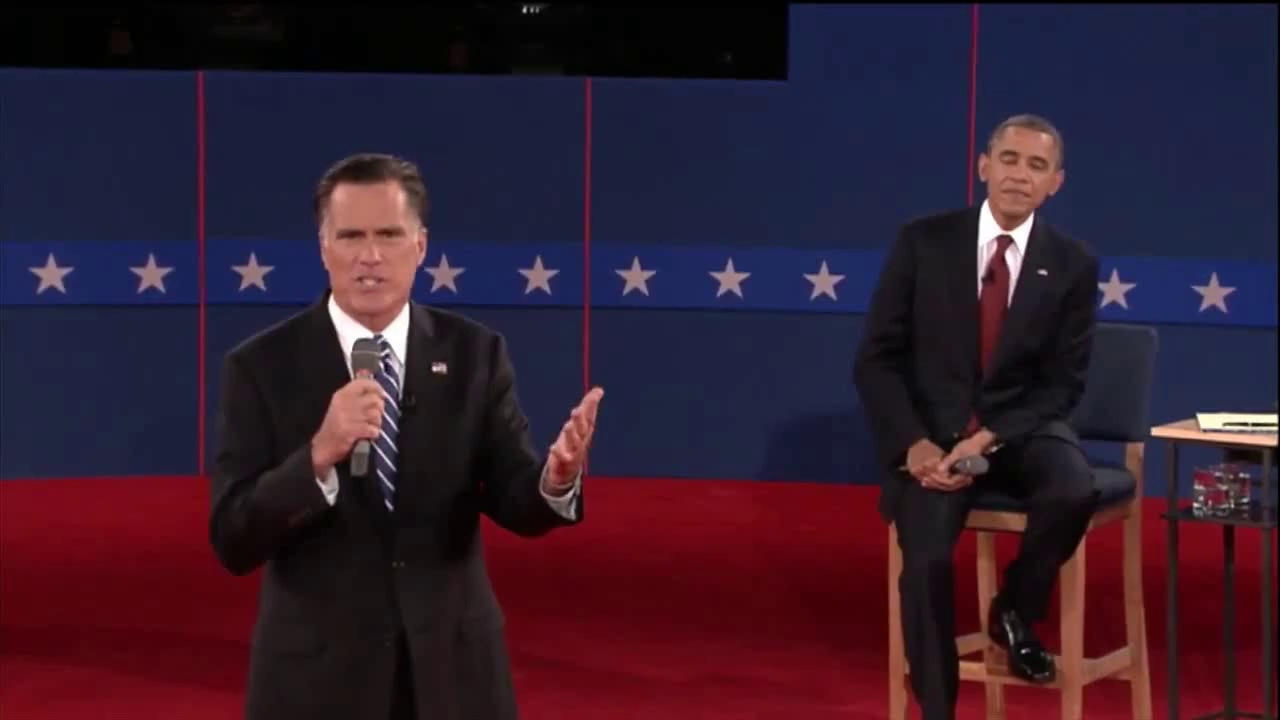
#> input picture Vision.Server/wwwroot/images/pres_debate/000.jpg, 1280 x 720 px, found by its file name; its folder holds only this picture in this run
$ python main.py
#> lines starting #> are read from the running program, lines starting #| are printed output that depends on the picture
import os
import cv2
import numpy as np
import time


def fun():
    return 'hi'

class Rectangle:
    def __init__(self, x, y, w, h):
        self.x = x
        self.y = y
        self.w = w
        self.h = h


class ParticleFilter(object):
    """A particle filter tracker.

    Encapsulating state, initialization and update methods. Refer to
    the method run_particle_filter( ) in experiment.py to understand
    how this class and methods work.
    """

    def __init__(self, num_particles, sigma_exp, sigma_dyn, template_rect):
        """Initializes the particle filter object.

        The main components of your particle filter should at least be:
        - self.particles (numpy.array): Here you will store your particles.
                                        This should be a N x 2 array where
                                        N = self.num_particles. This component
                                        is used by the autograder so make sure
                                        you define it appropriately.
                                        Make sure you use (x, y)
        - self.weights (numpy.array): Array of N weights, one for each
                                      particle.
                                      Hint: initialize them with a uniform
                                      normalized distribution (equal weight for
                                      each one). Required by the autograder.
        - self.template (numpy.array): Cropped section of the first video
                                       frame that will be used as the template
                                       to track.

        Args:
            frame (numpy.array): color BGR uint8 image of initial video frame,
                                 values in [0, 255].
            template (numpy.array): color BGR uint8 image of patch to track,
                                    values in [0, 255].
            kwargs: keyword arguments needed by particle filter model:
                    - num_particles (int): number of particles.
                    - sigma_exp (float): sigma value used in the similarity
                                         measure.
                    - sigma_dyn (float): sigma value that can be used when
                                         adding gaussian noise to u and v.
                    - template_rect (dict): Template coordinates with x, y,
                                            width, and height values.
        """
        self.num_particles = num_particles  # required by the autograder
        self.sigma_exp = sigma_exp  # required by the autograder
        self.sigma_dyn = sigma_dyn  # required by the autograder
        self.template_rect = template_rect  # required by the autograder
        self.particles = self.createInitialParticles(num_particles, template_rect)
        self.weights = np.ones(shape = (self.num_particles)) / self.num_particles
        self.totalError = 0
        self.iteration = 0
        self.DefaultSimilarity = 1e-16
        self.set_template(None)


    def createInitialParticles(self, num_particles, template_rect):
        particles = np.zeros(shape=(num_particles, 2), dtype=int)
        x = template_rect.x
        y = template_rect.y
        w = template_rect.w
        h = template_rect.h

        particles[:,0] = int(x + (w//2))
        particles[:,1] = int(y + (h//2))

        return particles

    def set_template(self, template):
        self.template = template

    def get_template(self):
        return self.template

    def set_iteration(self, iteration):
        self.iteration = iteration

    def get_particles(self):
        """Returns the current particles state.

        This method is used by the autograder. Do not modify this function.

        Returns:
            numpy.array: particles data structure.
        """
        return self.particles

    def set_particles(self, particles):
        self.particles = particles

    def get_weights(self):
        """Returns the current particle filter's weights.

        This method is used by the autograder. Do not modify this function.

        Returns:
            numpy.array: weights data structure.
        """
        return self.weights

    def set_weights(self, weights):
        self.weights = weights

    def get_error_metric(self, template, frame_cutout):
        """Returns the error metric used based on the similarity measure.

        Returns:
            float: similarity value.
        """
        try:
            dif = template.astype(np.float64) - frame_cutout.astype(np.float64)
            power = dif**2

            mse =(1 / template.size) * np.sum(power)
            # return np.exp((-1 * mse) / (2 * (self.sigma_exp ** 2) * mse))
            return np.exp((-1 * mse) / (2 * (self.sigma_exp ** 2)))
        except:
            return self.DefaultSimilarity

    def resample_particles(self):
        """Returns a new set of particles

        This method does not alter self.particles.

        Use self.num_particles and self.weights to return an array of
        resampled particles based on their weights.

        See np.random.choice or np.random.multinomial.

        Returns:
            numpy.array: particles data structure.
        """
        particles = self.particles.copy()
        px = particles[:, 0]
        py = particles[:, 1]
        px = np.random.choice(px, self.num_particles, True, self.weights)
        py = np.random.choice(py, self.num_particles, True, self.weights)

        particles[:, 0] = px
        particles[:, 1] = py
        return particles

    def getStartAndEndIndices(self, p, img, template):

        height = template.shape[0]
        width = template.shape[1]

        halfWidth = width // 2
        halfHeight = height // 2

        px = int(p[0])
        py = int(p[1])

        startHeight = py - halfHeight
        if startHeight < 0:
            startHeight = 0
        if startHeight + height > img.shape[0]:
            startHeight = img.shape[0] - height
        endHeight = startHeight + height

        startWidth = px - halfWidth
        if startWidth < 0:
            startWidth = 0
        if startWidth + width > img.shape[1]:
            startWidth = img.shape[1] - width
        endWidth = startWidth + width
        return startHeight, endHeight, startWidth, endWidth

    def get_predicted_center(self):
        particles = self.get_particles()
        weights = self.get_weights()

        u_weighted_mean = 0
        v_weighted_mean = 0
        for i in range(self.num_particles):
            u_weighted_mean += particles[i, 0] * weights[i]
            v_weighted_mean += particles[i, 1] * weights[i]

        return [u_weighted_mean, v_weighted_mean]


    def logNoise(self, noise):
        print('Noise {0}'.format(noise.sum()))
        return

    def logIteration(self):
        print('')
        print('Iteration {0}' .format(self.iteration))
        return

    def logTime(self, start, end):
        # print('Time taken : {0}', end - start)
        return

    def logTotalError(self, totalError):
        print('Total Error : {0}', totalError)
        return

    def logPredictedCenter(self):
        print('predicted center {0}' .format(self.get_predicted_center()))
        return

    def logBestParticleIndices(self, startY, endY, startX, endX):
        print('Best Particle Indices {0} {1} {2} {3}' .format(startY, endY, startX, endX))
        return

    def logTemplateDiff(self, diff):
        print('Template Diff {0}' .format(diff))
        return

    def process(self, frame):
        """Processes a video frame (image) and updates the filter's state.

        Implement the particle filter in this method returning None
        (do not include a return call). This function should update the
        particles and weights data structures.

        Make sure your particle filter is able to cover the entire area of the
        image. This means you should address particles that are close to the
        image borders.

        Args:
            frame (numpy.array): color BGR uint8 image of current video frame,
                                 values in [0, 255].

        Returns:
            None.
        """

        # show(self.template)
        # show(frame)

        self.set_iteration(self.iteration + 1)
        self.activeFrame = frame

        if self.iteration > 0:
            processNoise = np.random.normal(0, self.sigma_dyn, self.particles.shape).astype(np.int32)
            self.particles = self.particles + processNoise


        imgGray = cv2.cvtColor(frame, cv2.COLOR_BGR2GRAY)
        template = self.get_template()
        template = cv2.cvtColor(template, cv2.COLOR_BGR2GRAY)


        self.totalError = 0
        i = 0
        start = time.time()
        for i in range(self.particles.shape[0]):
            if i == 40:
                b = 3
            p = self.particles[i]
            startHeight, endHeight, startWidth, endWidth = self.getStartAndEndIndices(p, imgGray, template)
            f = imgGray[startHeight:endHeight, startWidth:endWidth]

            err = self.get_error_metric(template, f)

            print('{0}:{1}, {2}:{3}'.format(startHeight, endHeight, startWidth, endWidth))
            print("Error {0}".format(err))

            cv2.imshow("frame", f)
            cv2.waitKey(1)

            self.weights[i] = err
            self.totalError += err
            print('Total error {0}'.format(self.totalError))


        end = time.time()

        self.logIteration()
        print('Particles sum: {0}'.format( self.particles.sum()))
        print('Weights sum: {0}'.format( self.weights.sum()))
        print('Template sum: {0}'.format( template.sum()))


        self.logNoise(processNoise)
        self.logTime(start, end)
        self.logTotalError(self.totalError)

        if self.totalError == 0:
            self.weights = np.ones(shape=(self.num_particles)) / self.num_particles
        else:
            self.weights = self.weights / self.totalError

        self.particles = self.resample_particles()

        self.logPredictedCenter()
        a = 4

    def render(self, frame_in):
        """Visualizes current particle filter state.

        This method may not be called for all frames, so don't do any model
        updates here!

        These steps will calculate the weighted mean. The resulting values
        should represent the tracking window center point.

        In order to visualize the tracker's behavior you will need to overlay
        each successive frame with the following elements:

        - Every particle's (x, y) location in the distribution should be
          plotted by drawing a colored dot point on the image. Remember that
          this should be the center of the window, not the corner.
        - Draw the rectangle of the tracking window associated with the
          Bayesian estimate for the current location which is simply the
          weighted mean of the (x, y) of the particles.
        - Finally we need to get some sense of the standard deviation or
          spread of the distribution. First, find the distance of every
          particle to the weighted mean. Next, take the weighted sum of these
          distances and plot a circle centered at the weighted mean with this
          radius.

        This function should work for all particle filters in this problem set.

        Args:
            frame_in (numpy.array): copy of frame to render the state of the
                                    particle filter.
        """

        tHeight = self.template.shape[0] // 2
        tWidth = self.template.shape[1] // 2

        x_weighted_mean = 0
        y_weighted_mean = 0
        for i in range(self.num_particles):
            x = self.particles[i, 0]
            y = self.particles[i, 1]
            x_weighted_mean += x * self.weights[i]
            y_weighted_mean += y * self.weights[i]

            cv2.circle(frame_in, (x , y ), 2, [0, 0, 255], -1)

        point1 = (int(x_weighted_mean) - tWidth, int(y_weighted_mean) - tHeight)
        point2 = (int(x_weighted_mean) + tWidth, int(y_weighted_mean) + tHeight)
        cv2.rectangle(frame_in, point1, point2,[0, 255, 0])

        distance = 0
        for i in range(self.num_particles):
            p = self.particles[i]
            dist = np.linalg.norm(p - (x_weighted_mean, y_weighted_mean))
            distance += dist * self.weights[i]
        cv2.circle(frame_in, (int(x_weighted_mean), int(y_weighted_mean)), int(distance), [0, 255, 0])


class AppearanceModelPF(ParticleFilter):
    """A variation of particle filter tracker."""

    def __init__(self, num_particles, sigma_exp, sigma_dyn, template_rect, alpha):
        """Initializes the appearance model particle filter.

        The documentation for this class is the same as the ParticleFilter
        above. There is one element that is added called alpha which is
        explained in the problem set documentation. By calling super(...) all
        the elements used in ParticleFilter will be inherited so you do not
        have to declare them again.
        """
        super(AppearanceModelPF, self).__init__(num_particles, sigma_exp, sigma_dyn, template_rect)
        self.alpha = alpha

    def getBestParticleIndices(self, frame):
        bestWeight = np.argwhere(self.weights == self.weights.max())[0]
        bestParticle = self.particles[bestWeight]
        x = bestParticle[0, 0]
        y = bestParticle[0, 1]
        return self.getStartAndEndIndices(bestParticle[0], frame, self.template)

    # [35 lines left out: function getWeightedMeanIndices, not called in this run]

    def update(self, frame):

        height = self.template.shape[0]
        width = self.template.shape[1]
        dim = (width, height)


        startY, endY, startX, endX = self.getBestParticleIndices(frame)

        self.logBestParticleIndices(startY, endY, startX, endX)
        # startY, endY, startX, endX = self.getWeightedMeanIndices(frame)

        newTemplate = frame[startY:endY, startX:endX]
        newTemplate = cv2.resize(newTemplate, dim, interpolation=cv2.INTER_CUBIC)

        newTemplate = self.alpha * newTemplate + (1.-self.alpha) * self.template
        newTemplate = newTemplate.astype(np.uint8)

        self.set_template(newTemplate)

        # self._set_template( self.template.astype(np.uint8) )

    def process(self, frame, iteration):
        """Processes a video frame (image) and updates the filter's state.

        This process is also inherited from ParticleFilter. Depending on your
        implementation, you may comment out this function and use helper
        methods that implement the "Appearance Model" procedure.

        Args:
            frame (numpy.array): color BGR uint8 image of current video frame, values in [0, 255].

        Returns:
            None.
        """

        # this script can be called from the run function (python) in which it carries some state
        # or from an outside agent where the filter has no state
        if iteration:
            self.set_iteration(iteration)

        ParticleFilter.process(self, frame)

        if self.iteration % 1 == 0:
            self.update(frame)
            # if self.totalError > .05:
            #     self.update(frame)


class ImageProcessor(object):

    def __init__(self):
        np.random.seed(42)  #DO NOT CHANGE THIS SEED VALUE
        self.frame_out = None
        self.template = None


    def createFilter(self, filterName, template_rect, num_particles, sigma_mse, sigma_dyn, alpha):
        if filterName == 'ParticleFilter':
            filter = ParticleFilter(num_particles, sigma_mse, sigma_dyn, template_rect)
        elif filterName == 'AppearanceModel':
            filter = AppearanceModelPF(num_particles, sigma_mse, sigma_dyn, template_rect, alpha)
        return filter

    def process(self, filter, template_rect, imagePath, showCv2, startingTemplate, iteration, particles, weights):
        frame = cv2.imread(imagePath)

        # Extract template and initialize (one-time only)
        if startingTemplate is None:
            # print('template is being initialized!!!!!!!!!!!!!!!!!!!!!!!!!!!!!!!!!!!!!!!!!!!!!!!!!!!!!!!!!!!!!!!!!!')
            self.template = frame[template_rect.y : template_rect.y + template_rect.h,
                                template_rect.x : template_rect.x + template_rect.w]
        else:
            self.template = startingTemplate

        cv2.imshow('Tracking2', self.template)
        cv2.waitKey(1)

        filter.set_template(self.template)

        if np.any(particles):
            filter.set_particles(particles)

        if np.any(weights):
            filter.set_weights(weights)

        # Process frame
        filter.process(frame, iteration)

        self.template = filter.get_template()

        self.frame_out = frame.copy()

        filter.render(self.frame_out)

        if showCv2:
            cv2.imshow('Tracking', self.frame_out)
            cv2.waitKey(1)

    def getFrame(self):
        return self.frame_out

    def getTemplate(self):
	    return self.template


def run():
    np.random.seed(42)  #DO NOT CHANGE THIS SEED VALUE
    # template_rect = {'x': 538, 'y': 377, 'w': 73, 'h': 117}

    template_rect = Rectangle(538, 377, 73, 117)

    num_particles = 400  # Define the number of particles
    sigma_mse = 3  # Define the value of sigma for the measurement exponential equation
    sigma_dyn = 17  # Define the value of sigma for the particles movement (dynamics)
    alpha = .12  # Set a value for alpha

    imageFolder = 'G:\\t\\source\\repos\\evilChipmunk\\BlazorVision\\ConsoleTest\\images\\pres_debate'
    imgs_list = [f for f in os.listdir(imageFolder)
                 if f[0] != '.' and f.endswith('.jpg')]
    imgs_list.sort()
    i = 0

    imageProcessor = ImageProcessor()

    particles = None
    weights = None
    template = None
    filter = imageProcessor.createFilter('AppearanceModel', template_rect, num_particles, sigma_mse, sigma_dyn, alpha)
    for imgName in imgs_list:
        imgPath = os.path.join(imageFolder, imgName)
        imageProcessor.process(filter, template_rect, imgPath, True, template, i, particles, weights)
#> in process, frame is the input picture: shape (720, 1280, 3); mean B, G, R 46.6, 29.3, 51.2
#> in process, `self.template = frame[template_rect.y : template_rect.y + template_rec..`:
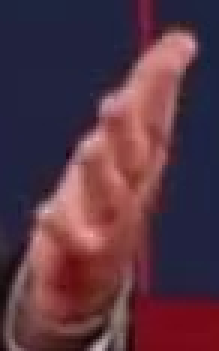
#> self.template: shape (117, 73, 3) (shown 3 times larger); mean B, G, R 66.6, 52.8, 86.2
#> in process, `imgGray = cv2.cvtColor(frame, cv2.COLOR_BGR2GRAY)`:
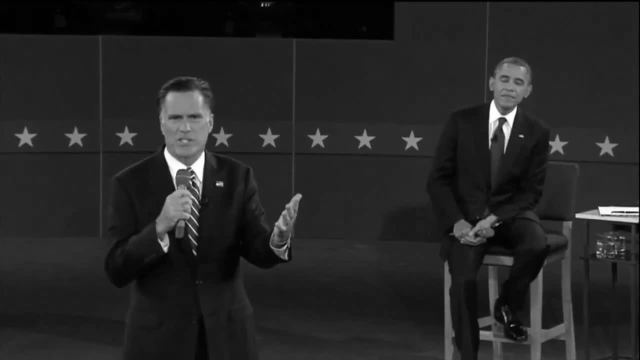
#> imgGray: shape (720, 1280) (shown at 1/2 size); min 0, max 255, mean 37.8
#> in process, `template = cv2.cvtColor(template, cv2.COLOR_BGR2GRAY)`:
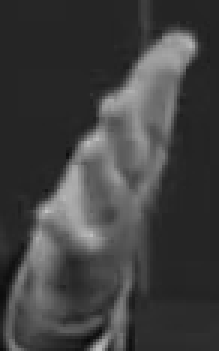
#> template: shape (117, 73) (shown 3 times larger); min 9, max 194, mean 64.4
#> the loop in process, `for i in range(self.particles.shape[0]):` made 400 passes
#> (startHeight, endHeight, startWidth, endWidth, mse in get_error_metric, err, self.totalError) on passes 2, 4, 5: (402, 519, 549, 622, 3070.3, 8.33e-75, 1.75e-34), (390, 507, 564, 637, 3256.8, 2.64e-79, 3.35e-22), (386, 503, 531, 604, 1132.2, 4.83e-28, 3.35e-22)
#> (printed output is left out)
#> pass 1, in get_error_metric, `dif = template.astype(np.float64) - frame_cutout.astype(np.float64)`:
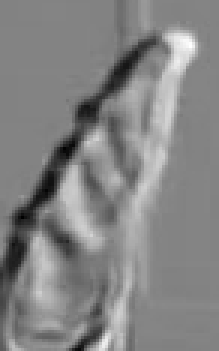
#> dif: shape (117, 73) float64 (shown 3 times larger); min -154, max 145, mean 1; drawn with min black and max white
#> pass 1, in get_error_metric, `power = dif**2`:
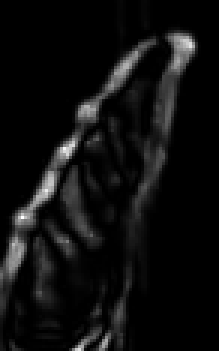
#> power: shape (117, 73) float64 (shown 3 times larger); min 0, max 23716, mean 1399.1; drawn with min black and max white
#> pass 2, in process, `f = imgGray[startHeight:endHeight, startWidth:endWidth]`:
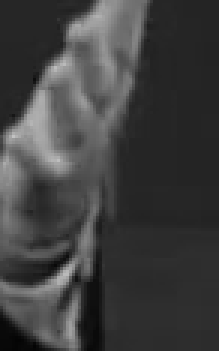
#> f: shape (117, 73) (shown 3 times larger); min 4, max 194, mean 63.7
#> in render, `cv2.rectangle(frame_in, point1, point2,[0, 255, 0])`:
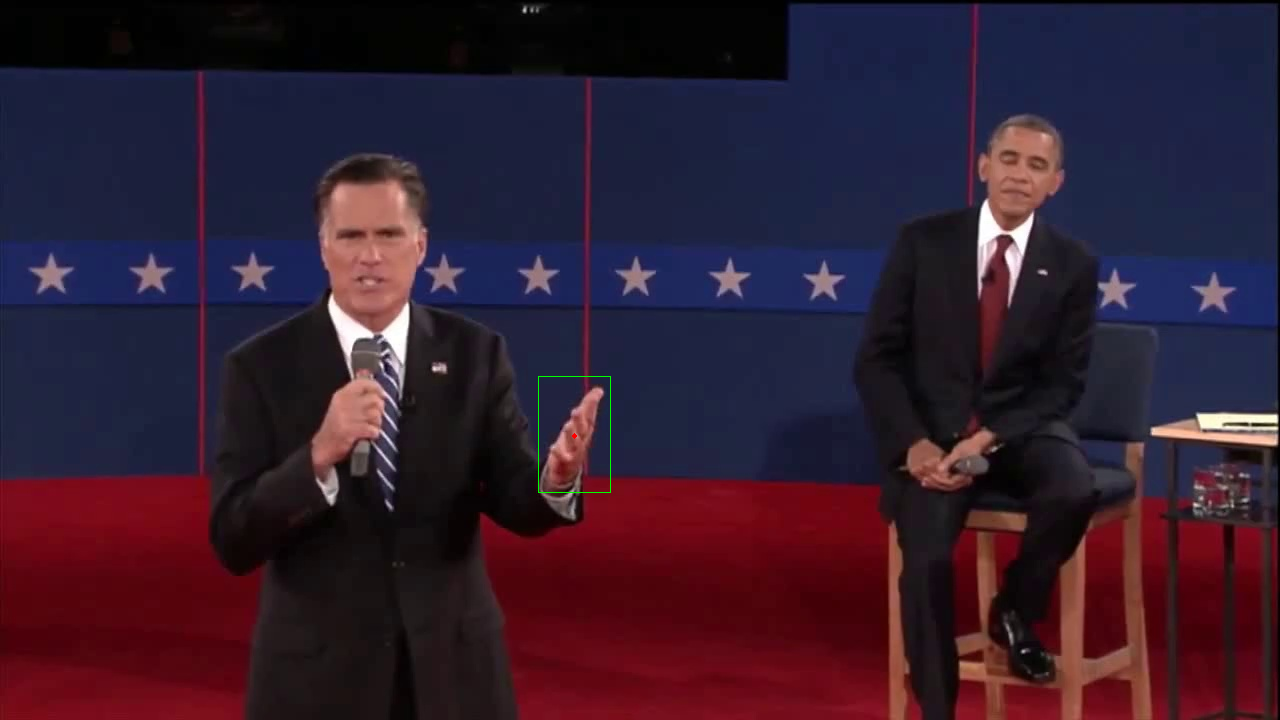
#> frame_in: shape (720, 1280, 3); mean B, G, R 46.6, 29.4, 51.2
        template = imageProcessor.getTemplate()
        particles = filter.get_particles()
        weights = filter.get_weights()


run()
